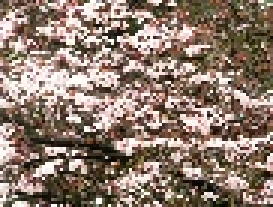
%> input picture Classification_Problems/Plants/Flowers/miniMERRY0013.jpg, 91 x 69 px (shown 3 times larger); its folder holds 4 pictures in this run
$ octave main_script.m   (GNU Octave 9; MATLAB toolbox functions it lacks are replaced by stand-ins)
%> lines starting %> are read from the running program, lines starting %| are printed output that depends on the picture
### Get_Directory_Information.m
function [ file_names ] = Get_Directory_Information( dir_name )
% This function reads a directiories infromation and returns its results.


directory_listings = dir(dir_name);
total_listings=length(directory_listings);
total_listings=total_listings-2;
file_names=cell(total_listings,1);

for i = 1 : total_listings
    file_names{i}=directory_listings(i+2).name;
end


end

### Create_Category_Data_Set.m
function [ set_data ] = Create_Category_Data_Set( image_set_directory )
% This function takes a directory path to a set of images. The function
% then analysis the

image_analysis_functions={
    'AVERAGE_RED_CORNER_POINTS'
    'AVERAGE_GREEN_CORNER_POINTS'
    'AVERAGE_BLUE_CORNER_POINTS'
    'AVERAGE_GRAY_CORNER_POINTS'
    'AVERAGE_ENTIRE_COLOR_IMAGE'
    'STDV_RED_CORNER_POINTS'
    'STDV_GREEN_CORNER_POINTS'
    'STDV_BLUE_CORNER_POINTS'
    'STDV_GRAY_CORNER_POINTS'
    'STDV_ENTIRE_COLOR_IMAGE'
    };


total_number_feature_vectors=length(image_analysis_functions);

image_set_file_names=Get_Directory_Information( image_set_directory );

total_number_set_samples=length(image_set_file_names);

set_data=zeros(total_number_set_samples,total_number_feature_vectors);


for i = 1:total_number_set_samples

    file_name= image_set_file_names{i};

    chip_imdata_color = imread(file_name);

    set_data(i,:)=GenerateData(chip_imdata_color,image_analysis_functions);

end


end

### GenerateData.m
function [ data ] = GenerateData( chip_imdata_color ,image_analysis_functions )
%UNTITLED6 Summary of this function goes here
%   Detailed explanation goes here

total_features=length(image_analysis_functions);

chip_imdata_gray=rgb2gray(chip_imdata_color);

chip_corner_points=corner(chip_imdata_gray);

red_data=zeros(length(chip_corner_points),1);
green_data=zeros(length(chip_corner_points),1);
blue_data=zeros(length(chip_corner_points),1);
gray_data=zeros(length(chip_corner_points),1);

[m n c]=size(chip_imdata_color);

for i = 1:length(chip_corner_points)
    y=chip_corner_points(i,1);
    x=chip_corner_points(i,2);
    red_data(i,1)=chip_imdata_color(x,y,1);
    green_data(i,1)=chip_imdata_color(x,y,2);
    blue_data(i,1)=chip_imdata_color(x,y,3);
    gray_data(i,1)=chip_imdata_gray(x,y);
end


data=zeros(1,total_features);
value=0;
for i=1:total_features
    feature= image_analysis_functions{i};
    switch feature
        case 'AVERAGE_RED_CORNER_POINTS'
            value=mean(red_data);
        case  'AVERAGE_GREEN_CORNER_POINTS'
            value=mean(green_data);
        case 'AVERAGE_BLUE_CORNER_POINTS'
            value=mean(blue_data);
        case  'AVERAGE_GRAY_CORNER_POINTS'
            value=mean(gray_data);
        case  'AVERAGE_ENTIRE_COLOR_IMAGE'
            value=mean2(chip_imdata_color);
        case  'STDV_RED_CORNER_POINTS'
            value=std(red_data);
        case  'STDV_GREEN_CORNER_POINTS'
            value=std(green_data);
        case  'STDV_BLUE_CORNER_POINTS'
            value=std(blue_data);
        case  'STDV_GRAY_CORNER_POINTS'
           value=std(gray_data);
        case 'STDV_ENTIRE_COLOR_IMAGE'
            value=std2(chip_imdata_color);
    end
            data(1,i)=value;
end


end

### Create_Category_Labels.m
function [ group_label ] = Create_Category_Labels( image_set_directory,total_number_set_samples )
%UNTITLED14 Summary of this function goes here
%   Detailed explanation goes here

group_label=cell(total_number_set_samples,1);

for i = 1:total_number_set_samples
    group_label{i}=image_set_directory;
end


end

### Create_SVM_Classifier.m
function [ SVMStruct ] = Create_SVM_Classifier( image_set_directory,image_set_complement_directory )
%UNTITLED17 Summary of this function goes here
%   Detailed explanation goes here

svm_postive_parameters=Generate_SVM_Parameters( image_set_directory );
svm_negative_parameters=Generate_SVM_Parameters( image_set_complement_directory );

data=[svm_postive_parameters.set_data;svm_negative_parameters.set_data];
lables=[svm_postive_parameters.set_labels;svm_negative_parameters.set_labels];

SVMStruct = svmtrain(data,lables);

end

### Generate_SVM_Parameters.m
function [ svm_parameters ] = Generate_SVM_Parameters( image_set_directory )
%This function generates the parameters nessisary to create an SVM

svm_parameters.set_data=Create_Category_Data_Set(image_set_directory);
%> in Create_Category_Data_Set, chip_imdata_color is the input picture: size 69x91x3 uint8; mean R, G, B 142.4, 123.3, 110.2
%> in GenerateData, `chip_imdata_gray=rgb2gray(chip_imdata_color);`:
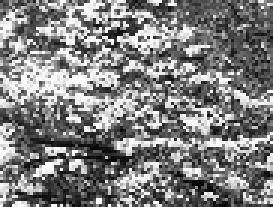
%> chip_imdata_gray: size 69x91 uint8 (shown 3 times larger); min 5, max 254, mean 127.5
%> in GenerateData, `chip_corner_points=corner(chip_imdata_gray);`: chip_corner_points = 145 rows, first 12: [18 69; 39 14; 21 52; 30 43; 36 15; 36 13; 72 40; 91 47; 70 65; 48 8; 46 13; 19 56]
%> the loop in GenerateData, `for i = 1:length(chip_corner_points)` made 145 passes
%> (y, x) on passes 1 to 12: (18, 69), (39, 14), (21, 52), (30, 43), (36, 15), (36, 13), (72, 40), (91, 47), (70, 65), (48, 8), (46, 13), (19, 56)
%> after the loop in GenerateData, `for i = 1:length(chip_corner_points)`: blue_data = 145 values, max 250 at index 1, min 1 at index 18, mean 143.7; gray_data = 145 values, max 253 at index 1, min 19 at index 13, mean 158.4; green_data = 145 values, max 255 at index 14, min 13 at index 13, mean 154.2; red_data = 145 values, max 255 at index 1, min 31 at index 18, mean 172.3
%> the loop in GenerateData, `for i=1:total_features` made 10 passes
%> value on passes 1 to 10: 172.3, 154.2, 143.7, 158.4, 125.3, 77.08, 78.34, 80.19, 78.03, 57.67
%> after the loop in GenerateData, `for i=1:total_features`: data = [172.3 154.2 143.7 158.4 125.3 77.08 78.34 80.19 78.03 57.67]
%> pass 2 of the loop in Create_Category_Data_Set, `for i = 1:total_number_set_samples`:
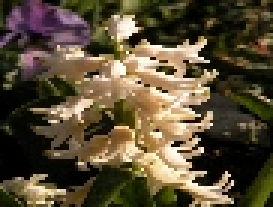
%> input picture Classification_Problems/Plants/Flowers/minimerry0060.jpg, 91 x 69 px (shown 3 times larger)
%> in Create_Category_Data_Set, chip_imdata_color is the input picture: size 69x91x3 uint8; mean R, G, B 89.8, 77.4, 54.3
%> in GenerateData (call 2), `chip_imdata_gray=rgb2gray(chip_imdata_color);`:
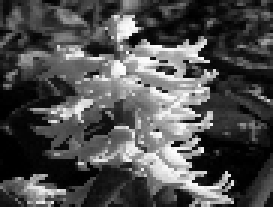
%> chip_imdata_gray: size 69x91 uint8 (shown 3 times larger); min 0, max 253, mean 78.5
%> chip_corner_points = 82 rows, first 12: [67 50; 67 19; 66 61; 77 60; 46 10; 59 49; 66 39; 64 56; 57 25; 72 25; 54 24; 69 14]
%> the loop in GenerateData (call 2), `for i = 1:length(chip_corner_points)` made 82 passes
%> (y, x) on passes 1 to 8: (67, 50), (67, 19), (66, 61), (77, 60), (46, 10), (59, 49), (66, 39), (64, 56)
%> after the loop in GenerateData (call 2), `for i = 1:length(chip_corner_points)`: blue_data = 82 values, max 217 at index 5, min 0 at index 4, mean 92.43; gray_data = 82 values, max 244 at index 40, min 5 at index 29, mean 121.8; green_data = 82 values, max 245 at index 40, min 2 at index 29, mean 119.9; red_data = 82 values, max 255 at index 31, min 12 at index 29, mean 136.7
%> the loop in GenerateData (call 2), `for i=1:total_features` made 10 passes
%> value on passes 1 to 8: 136.7, 119.9, 92.43, 121.8, 73.86, 84.75, 80.84, 75.56
%> after the loop in GenerateData (call 2), `for i=1:total_features`: data = [136.7 119.9 92.43 121.8 73.86 84.75 80.84 75.56 81.19 58.11]
%> pass 3 of the loop in Create_Category_Data_Set, `for i = 1:total_number_set_samples`:
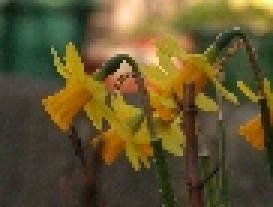
%> input picture Classification_Problems/Plants/Flowers/minimerry0066.jpg, 91 x 69 px (shown 3 times larger)
%> in Create_Category_Data_Set, chip_imdata_color is the input picture: size 69x91x3 uint8; mean R, G, B 97.7, 84.8, 45.8
%> in GenerateData (call 3), `chip_imdata_gray=rgb2gray(chip_imdata_color);`:
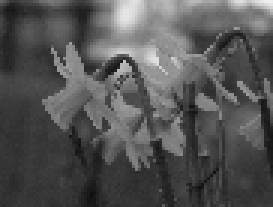
%> chip_imdata_gray: size 69x91 uint8 (shown 3 times larger); min 14, max 240, mean 84.2
%> chip_corner_points = 38 rows, first 12: [42 21; 20 22; 80 29; 86 33; 39 27; 30 24; 53 48; 60 40; 24 16; 68 18; 67 32; 46 56]
%> the loop in GenerateData (call 3), `for i = 1:length(chip_corner_points)` made 38 passes
%> (y, x) on passes 1 to 8: (42, 21), (20, 22), (80, 29), (86, 33), (39, 27), (30, 24), (53, 48), (60, 40)
%> after the loop in GenerateData (call 3), `for i = 1:length(chip_corner_points)`: blue_data = 38 values, max 154 at index 1, min 0 at index 7, mean 56.16; gray_data = 38 values, max 222 at index 15, min 35 at index 7, mean 110.6; green_data = 38 values, max 222 at index 15, min 36 at index 6, mean 110.6; red_data = 38 values, max 253 at index 15, min 35 at index 7, mean 131.2
%> the loop in GenerateData (call 3), `for i=1:total_features` made 10 passes
%> value on passes 1 to 8: 131.2, 110.6, 56.16, 110.6, 76.11, 50.75, 45.34, 38.09
%> after the loop in GenerateData (call 3), `for i=1:total_features`: data = [131.2 110.6 56.16 110.6 76.11 50.75 45.34 38.09 45.02 39.68]
%> the loop made 4 passes; the first 3 are shown
total_number_set_samples=length(svm_parameters.set_data);
svm_parameters.set_labels=Create_Category_Labels(image_set_directory,total_number_set_samples);

end

### main_script.m
%{
main_script.m

Purpose: svm classification example.

Description: This module serves as script that initiates the SVM
classification algorithm.  The script already has a set of images on which
to test the svm classifier.

Author: Rich Hart
%}
clear;

run_script_case=true;

%{
Set the image_set_directory and image_set_complement_directory
variables to the locations where your training data resides.  Keep in mind
that an svm can only make binary classifications. In other words, an
svm can only make a desision on whether a image is a part of the training
set and its complement.
%}
image_set_directory='Classification_Problems/Plants/Flowers';
image_set_complement_directory='Classification_Problems/Plants/Foliage';

try
%{
    Temperarily add the image directories to matlabs path.  They will be
    removed once the program is finished running
    %}
p_origenal = path;
temp_path=path(p_origenal  , image_set_directory);
temp_path=path(temp_path  , image_set_complement_directory);

    %{
    run the svm functions
%}
if run_script_case
    %{
    this function takes two directories as its input.  The function then
    scans the directies for image files and analyses those images based on
    various types of image processing statistics( see Create_Category_Data_Set
 and GenerateData for more information).  Those statisics are
    used to create an SVM for image classifications.
    %}
    SVMStruct=Create_SVM_Classifier(image_set_directory,image_set_complement_directory);

else
    %{
    this function is similar to Create_SVM_Classifier, only it randomly divides the
    data into training and testing examples.  The training data is used to
    create the SVM, the testing data is used to evaluate SVM accuracy.
    %}
   percent_correct=Create_And_Test_SVM( image_set_directory,image_set_complement_directory )
end

catch ME
   ME.stack
   path(p_origenal);
end

path(p_origenal);
